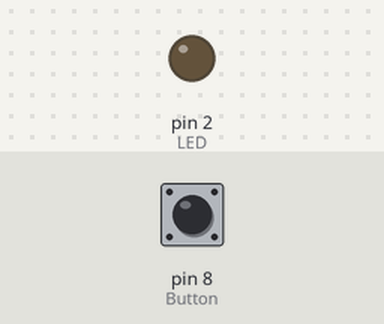
The sketch below on a simulated Arduino Uno, built with avr-gcc and run on an emulated ATmega328P. On the bench: output pins drawn as LEDs (lit = HIGH). The inputs (shaded band) are chosen by the test bench; at power-on: pin 8 (Button) LOW.

Above: at 1.2 s.
1.3 s: pin 8 (Button) pulled HIGH for 0.15 s
At 1.37 s:
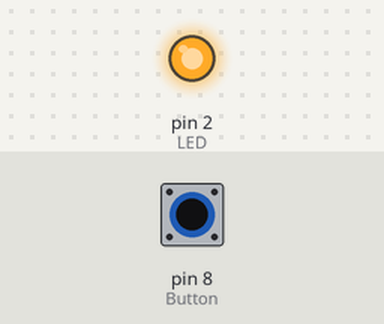
2.9 s: pin 8 (Button) pulled HIGH for 3.2 s
At 7.0 s:
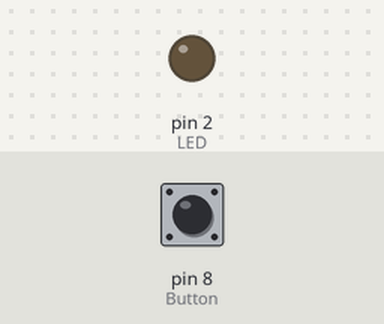
Timing chart, 0 to 8.5 s (numbered marks = the images above; inputs shaded):
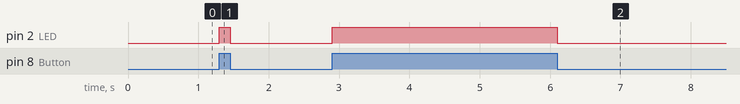

The sketch:

Exercise_2_Ans.ino
```cpp
//#define 名前 ピン番号 を事前に書くことでピン番号ではなくて名前で管理できるようになります。
#define LED 2
#define Button 8
//int 名前 で変数(整数)を定義できます。ちなみに、他にもfloatやdoubleなどがあります。それぞれ入れれる数字が異なっているので時と場合で使い分けます。
int val = LOW;

void setup() {
  Serial.begin(9600);
  pinMode(LED,OUTPUT);
  pinMode(Button,INPUT);

}

void loop() {
  //ボタンが押されたかを"val"という名前でを管理しています。
  val = digitalRead(Button);

  //HIGHは押されているということになります。ちなみに、OUTPUTでは約5V程度の電気が流れます。
  //ifとelseは「もし〜なら」「そうでないなら」という意味です。Scratchにもありますね。
  if(val==HIGH){
    digitalWrite(LED,HIGH);
  }
  else{
    digitalWrite(LED,LOW);
  }
}
```

Measured:
- after the input at 1.3 s, pin 2 (LED): LOW → HIGH at once, → LOW 0.15 s later
- after the input at 2.9 s, pin 2 (LED): LOW → HIGH at once, → LOW 3.2 s later
